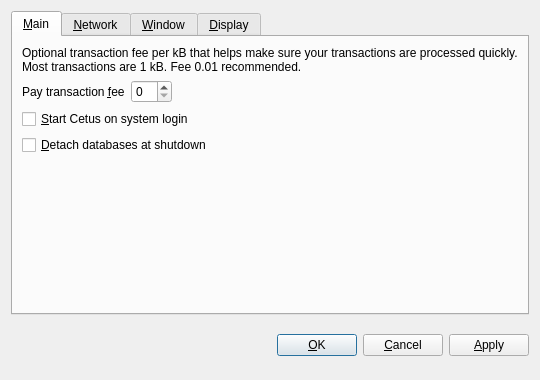
<?xml version="1.0" encoding="UTF-8"?>
<ui version="4.0">
 <class>OptionsDialog</class>
 <widget class="QDialog" name="OptionsDialog">
  <property name="geometry">
   <rect>
    <x>0</x>
    <y>0</y>
    <width>540</width>
    <height>380</height>
   </rect>
  </property>
  <property name="windowTitle">
   <string>Options</string>
  </property>
  <property name="modal">
   <bool>true</bool>
  </property>
  <layout class="QVBoxLayout" name="verticalLayout">
   <item>
    <widget class="QTabWidget" name="tabWidget">
     <property name="tabPosition">
      <enum>QTabWidget::North</enum>
     </property>
     <property name="currentIndex">
      <number>0</number>
     </property>
     <widget class="QWidget" name="tabMain">
      <attribute name="title">
       <string>&amp;Main</string>
      </attribute>
      <layout class="QVBoxLayout" name="verticalLayout_Main">
       <item>
        <widget class="QLabel" name="transactionFeeInfoLabel">
         <property name="text">
          <string>Optional transaction fee per kB that helps make sure your transactions are processed quickly. Most transactions are 1 kB. Fee 0.01 recommended.</string>
         </property>
         <property name="textFormat">
          <enum>Qt::PlainText</enum>
         </property>
         <property name="wordWrap">
          <bool>true</bool>
         </property>
        </widget>
       </item>
       <item>
        <layout class="QHBoxLayout" name="horizontalLayout_Main">
         <item>
          <widget class="QLabel" name="transactionFeeLabel">
           <property name="text">
            <string>Pay transaction &amp;fee</string>
           </property>
           <property name="textFormat">
            <enum>Qt::PlainText</enum>
           </property>
           <property name="buddy">
            <cstring>transactionFee</cstring>
           </property>
          </widget>
         </item>
         <item>
          <widget class="BitcoinAmountField" name="transactionFee"/>
         </item>
         <item>
          <spacer name="horizontalSpacer_Main">
           <property name="orientation">
            <enum>Qt::Horizontal</enum>
           </property>
           <property name="sizeHint" stdset="0">
            <size>
             <width>40</width>
             <height>20</height>
            </size>
           </property>
          </spacer>
         </item>
        </layout>
       </item>
       <item>
        <widget class="QCheckBox" name="bitcoinAtStartup">
         <property name="toolTip">
          <string>Automatically start Cetus after logging in to the system.</string>
         </property>
         <property name="text">
          <string>&amp;Start Cetus on system login</string>
         </property>
        </widget>
       </item>
       <item>
        <widget class="QCheckBox" name="detachDatabases">
         <property name="toolTip">
          <string>Detach block and address databases at shutdown. This means they can be moved to another data directory, but it slows down shutdown. The wallet is always detached.</string>
         </property>
         <property name="text">
          <string>&amp;Detach databases at shutdown</string>
         </property>
        </widget>
       </item>
       <item>
        <spacer name="verticalSpacer_Main">
         <property name="orientation">
          <enum>Qt::Vertical</enum>
         </property>
         <property name="sizeHint" stdset="0">
          <size>
           <width>20</width>
           <height>40</height>
          </size>
         </property>
        </spacer>
       </item>
      </layout>
     </widget>
     <widget class="QWidget" name="tabNetwork">
      <attribute name="title">
       <string>&amp;Network</string>
      </attribute>
      <layout class="QVBoxLayout" name="verticalLayout_Network">
       <item>
        <widget class="QCheckBox" name="mapPortUpnp">
         <property name="toolTip">
          <string>Automatically open the Cetus client port on the router. This only works when your router supports UPnP and it is enabled.</string>
         </property>
         <property name="text">
          <string>Map port using &amp;UPnP</string>
         </property>
        </widget>
       </item>
       <item>
        <widget class="QCheckBox" name="connectSocks">
         <property name="toolTip">
          <string>Connect to the Cetus network through a SOCKS proxy (e.g. when connecting through Tor).</string>
         </property>
         <property name="text">
          <string>&amp;Connect through SOCKS proxy:</string>
         </property>
        </widget>
       </item>
       <item>
        <layout class="QHBoxLayout" name="horizontalLayout_Network">
         <item>
          <widget class="QLabel" name="proxyIpLabel">
           <property name="text">
            <string>Proxy &amp;IP:</string>
           </property>
           <property name="textFormat">
            <enum>Qt::PlainText</enum>
           </property>
           <property name="buddy">
            <cstring>proxyIp</cstring>
           </property>
          </widget>
         </item>
         <item>
          <widget class="QValidatedLineEdit" name="proxyIp">
           <property name="maximumSize">
            <size>
             <width>140</width>
             <height>16777215</height>
            </size>
           </property>
           <property name="toolTip">
            <string>IP address of the proxy (e.g. 127.0.0.1)</string>
           </property>
          </widget>
         </item>
         <item>
          <widget class="QLabel" name="proxyPortLabel">
           <property name="text">
            <string>&amp;Port:</string>
           </property>
           <property name="textFormat">
            <enum>Qt::PlainText</enum>
           </property>
           <property name="buddy">
            <cstring>proxyPort</cstring>
           </property>
          </widget>
         </item>
         <item>
          <widget class="QLineEdit" name="proxyPort">
           <property name="maximumSize">
            <size>
             <width>55</width>
             <height>16777215</height>
            </size>
           </property>
           <property name="toolTip">
            <string>Port of the proxy (e.g. 9050)</string>
           </property>
          </widget>
         </item>
         <item>
          <widget class="QLabel" name="socksVersionLabel">
           <property name="text">
            <string>SOCKS &amp;Version:</string>
           </property>
           <property name="textFormat">
            <enum>Qt::PlainText</enum>
           </property>
           <property name="buddy">
            <cstring>socksVersion</cstring>
           </property>
          </widget>
         </item>
         <item>
          <widget class="QValueComboBox" name="socksVersion">
           <property name="toolTip">
            <string>SOCKS version of the proxy (e.g. 5)</string>
           </property>
          </widget>
         </item>
         <item>
          <spacer name="horizontalSpacer_Network">
           <property name="orientation">
            <enum>Qt::Horizontal</enum>
           </property>
           <property name="sizeHint" stdset="0">
            <size>
             <width>40</width>
             <height>20</height>
            </size>
           </property>
          </spacer>
         </item>
        </layout>
       </item>
       <item>
        <spacer name="verticalSpacer_Network">
         <property name="orientation">
          <enum>Qt::Vertical</enum>
         </property>
         <property name="sizeHint" stdset="0">
          <size>
           <width>20</width>
           <height>40</height>
          </size>
         </property>
        </spacer>
       </item>
      </layout>
     </widget>
     <widget class="QWidget" name="tabWindow">
      <attribute name="title">
       <string>&amp;Window</string>
      </attribute>
      <layout class="QVBoxLayout" name="verticalLayout_Window">
       <item>
        <widget class="QCheckBox" name="minimizeToTray">
         <property name="toolTip">
          <string>Show only a tray icon after minimizing the window.</string>
         </property>
         <property name="text">
          <string>&amp;Minimize to the tray instead of the taskbar</string>
         </property>
        </widget>
       </item>
       <item>
        <widget class="QCheckBox" name="minimizeOnClose">
         <property name="toolTip">
          <string>Minimize instead of exit the application when the window is closed. When this option is enabled, the application will be closed only after selecting Quit in the menu.</string>
         </property>
         <property name="text">
          <string>M&amp;inimize on close</string>
         </property>
        </widget>
       </item>
       <item>
        <spacer name="verticalSpacer_Window">
         <property name="orientation">
          <enum>Qt::Vertical</enum>
         </property>
         <property name="sizeHint" stdset="0">
          <size>
           <width>20</width>
           <height>40</height>
          </size>
         </property>
        </spacer>
       </item>
      </layout>
     </widget>
     <widget class="QWidget" name="tabDisplay">
      <attribute name="title">
       <string>&amp;Display</string>
      </attribute>
      <layout class="QVBoxLayout" name="verticalLayout_Display">
       <item>
        <layout class="QHBoxLayout" name="horizontalLayout_1_Display">
         <item>
          <widget class="QLabel" name="langLabel">
           <property name="text">
            <string>User Interface &amp;language:</string>
           </property>
           <property name="textFormat">
            <enum>Qt::PlainText</enum>
           </property>
           <property name="buddy">
            <cstring>lang</cstring>
           </property>
          </widget>
         </item>
         <item>
          <widget class="QValueComboBox" name="lang">
           <property name="toolTip">
            <string>The user interface language can be set here. This setting will take effect after restarting Cetus.</string>
           </property>
          </widget>
         </item>
        </layout>
       </item>
       <item>
        <layout class="QHBoxLayout" name="horizontalLayout_2_Display">
         <item>
          <widget class="QLabel" name="unitLabel">
           <property name="text">
            <string>&amp;Unit to show amounts in:</string>
           </property>
           <property name="textFormat">
            <enum>Qt::PlainText</enum>
           </property>
           <property name="buddy">
            <cstring>unit</cstring>
           </property>
          </widget>
         </item>
         <item>
          <widget class="QValueComboBox" name="unit">
           <property name="toolTip">
            <string>Choose the default subdivision unit to show in the interface and when sending coins.</string>
           </property>
          </widget>
         </item>
        </layout>
       </item>
       <item>
        <widget class="QCheckBox" name="displayAddresses">
         <property name="toolTip">
          <string>Whether to show Cetus addresses in the transaction list or not.</string>
         </property>
         <property name="text">
          <string>&amp;Display addresses in transaction list</string>
         </property>
        </widget>
       </item>
       <item>
        <widget class="QCheckBox" name="coinControlFeatures">
         <property name="toolTip">
          <string>Whether to show coin control features or not.</string>
         </property>
         <property name="text">
          <string>Display coin &amp;control features (experts only!)</string>
         </property>
        </widget>
       </item>
       <item>
        <spacer name="verticalSpacer_Display">
         <property name="orientation">
          <enum>Qt::Vertical</enum>
         </property>
         <property name="sizeHint" stdset="0">
          <size>
           <width>20</width>
           <height>40</height>
          </size>
         </property>
        </spacer>
       </item>
      </layout>
     </widget>
    </widget>
   </item>
   <item>
    <layout class="QHBoxLayout" name="horizontalLayout_Buttons">
     <item>
      <spacer name="horizontalSpacer_1">
       <property name="orientation">
        <enum>Qt::Horizontal</enum>
       </property>
       <property name="sizeHint" stdset="0">
        <size>
         <width>40</width>
         <height>48</height>
        </size>
       </property>
      </spacer>
     </item>
     <item>
      <widget class="QLabel" name="statusLabel">
       <property name="font">
        <font>
         <weight>75</weight>
         <bold>true</bold>
        </font>
       </property>
       <property name="text">
        <string/>
       </property>
       <property name="textFormat">
        <enum>Qt::PlainText</enum>
       </property>
       <property name="wordWrap">
        <bool>true</bool>
       </property>
      </widget>
     </item>
     <item>
      <spacer name="horizontalSpacer_2">
       <property name="orientation">
        <enum>Qt::Horizontal</enum>
       </property>
       <property name="sizeHint" stdset="0">
        <size>
         <width>40</width>
         <height>48</height>
        </size>
       </property>
      </spacer>
     </item>
     <item>
      <widget class="QPushButton" name="okButton">
       <property name="text">
        <string>&amp;OK</string>
       </property>
      </widget>
     </item>
     <item>
      <widget class="QPushButton" name="cancelButton">
       <property name="text">
        <string>&amp;Cancel</string>
       </property>
       <property name="autoDefault">
        <bool>false</bool>
       </property>
      </widget>
     </item>
     <item>
      <widget class="QPushButton" name="applyButton">
       <property name="text">
        <string>&amp;Apply</string>
       </property>
       <property name="autoDefault">
        <bool>false</bool>
       </property>
      </widget>
     </item>
    </layout>
   </item>
  </layout>
 </widget>
 <customwidgets>
  <customwidget>
   <class>BitcoinAmountField</class>
   <extends>QSpinBox</extends>
   <header>bitcoinamountfield.h</header>
  </customwidget>
  <customwidget>
   <class>QValueComboBox</class>
   <extends>QComboBox</extends>
   <header>qvaluecombobox.h</header>
  </customwidget>
  <customwidget>
   <class>QValidatedLineEdit</class>
   <extends>QLineEdit</extends>
   <header>qvalidatedlineedit.h</header>
  </customwidget>
 </customwidgets>
 <resources/>
 <connections/>
</ui>
